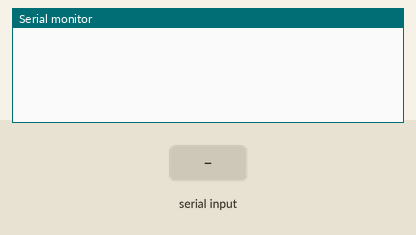
Recording of a sketch running on a simulated Arduino Uno, built with avr-gcc and run on an emulated ATmega328P. Shown: the last lines printed to the serial monitor. The test bench sets the inputs (shaded band).

Above: at 1.2 s.
1.3 s: " " received over Serial
At 2.1 s:
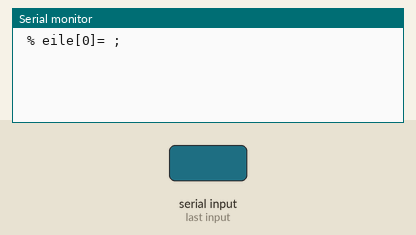
2.8 s: "1" received over Serial
At 4.0 s:
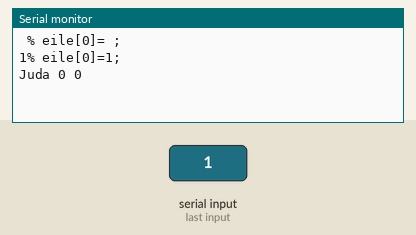
4.3 s: "90 45\n" received over Serial
At 4.8 s:
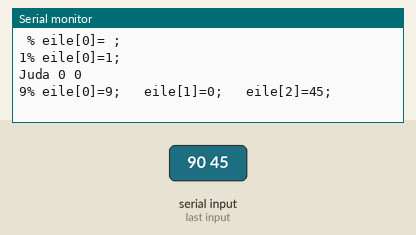
5.8 s: "90\n" received over Serial
At 6.9 s:
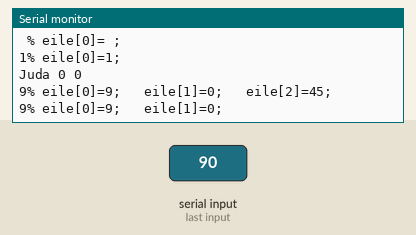

The sketch:

stub-001.ino
```cpp
#include <Wire.h>
#include <Adafruit_PWMServoDriver.h>


#define SERVOMIN  150 // This is the 'minimum' pulse length count (out of 4096)
#define SERVOMAX  600 // This is the 'maximum' pulse length count (out of 4096)
#define USMIN  600 // This is the rounded 'minimum' microsecond length based on the minimum pulse of 150
#define USMAX  2400 // This is the rounded 'maximum' microsecond length based on the maximum pulse of 600
#define FREQUENCY 50 // Analog servos run at ~50 Hz updates

class Kojos {

  Adafruit_PWMServoDriver pwm[2] = { Adafruit_PWMServoDriver(0x40), Adafruit_PWMServoDriver(0x41) };

  public:
  Kojos() {
    pwm[1].begin();    pwm[2].begin();
    pwm[1].setOscillatorFrequency(27000000);
    pwm[1].setPWMFreq(FREQUENCY);  // Analog servos run at ~50 Hz updates
    pwm[2].setOscillatorFrequency(27000000);
    pwm[2].setPWMFreq(FREQUENCY);  // Analog servos run at ~50 Hz updates

    Serial.println('Objektas Kojos inicializuotas');
  }

  byte _pin[6][3] = { {10,4,0}, {8,7,6}, {5,9,15}, {6,5,0}, {8,7,9}, {11,10,15} };
  byte _pwm[6][3] = { {1,1,1}, {1,1,1}, {1,1,1}, {2,2,2}, {2,2,2}, {2,2,2} };
  /*int _pos[6][3] = { {370,370,370}, {370,370,370}, {370,370,370}, {370,370,370}, {370,370,370}, {370,370,370} };*/
  int _pos[6][3] = { {90,90,90},{90,90,90},{90,90,90},{90,90,90},{90,90,90},{90,90,90} };


  /**** move_s_to **********************/
  void move_s_to(byte k, byte s, int pos){  /* pajudina sanari i pos */
    this->_pos[k][s] = pos;
    pwm[_pwm[k][s]].setPWM(_pin[k][s], 0, this->kampas(pos));
  }

  int kampas(int angle){ //This function calculates servo's motion angle.
    int pulse_wide, analog_value;
    pulse_wide = map(angle, 0, 180, SERVOMIN, SERVOMAX); //This function get angle from 0 to 180 degrees and map from length minimum value to maximum.
    analog_value = int(float(pulse_wide) / 1000000 * FREQUENCY * 4096);
    Serial.println(analog_value);
    return analog_value; //The value this function returns.
  }

};

/*********************************************************************
**********************************************************************
*********************************************************************/

Kojos K;
int globalPauze=10;

void setup() {
  Serial.begin(9600);
  delay(10);
}
/**************************************************************************/

void komanda(String st) {
  String eile[10];
  char tipas=char(st[0]);

  // iskaidome i dalis komanda
  // pirmas - vienos raides komandos inicializatorius
  eile[0] = st[0]; st=st.substring(1); st.trim();
    //toliau - skirtukas yra tarpas
  int i=0;
  while (st.length() > 0) {
    i++;
    int t=st.indexOf(" "); if (t<0) {t=st.length();}
    eile[i]=st.substring(0,t); eile[i].trim();
    st=st.substring(t); st.trim();
  }
  Serial.print(tipas); Serial.print("% ");
  for (int x=0; x<=i; x++) {
    Serial.print("eile[" + String(x) + "]=" + eile[x] + ";   ");
  }; Serial.println();

// eile[] - sudeti komandos parametrai

  if (tipas=='1') {  //vieno servo pajudinimas
      int kj = eile[1].toInt();
      int kmp = eile[2].toInt();
      Serial.print("Juda "); Serial.print(kj); Serial.print(" "); Serial.println(kmp);
  }


} //end komanda
/**********************************************************/

void loop(){
  String readString;
  char c;

  while (Serial.available()) {
    c = Serial.read();  //gets one byte from serial buffer
    readString += c; //makes the String readString
    delay(2);  //slow looping to allow buffer to fill with next character
  }

  if (readString.length() >0) {
    komanda(readString);
  }
}
```

Measured:
- after the input at 1.3 s, the serial monitor: prints a new line at once (image 1)
- after the input at 2.8 s, the serial monitor: prints a new line at once (image 2)
- after the input at 4.3 s, the serial monitor: prints a new line at once (image 3)
- after the input at 5.8 s, the serial monitor: prints a new line at once (image 4)
